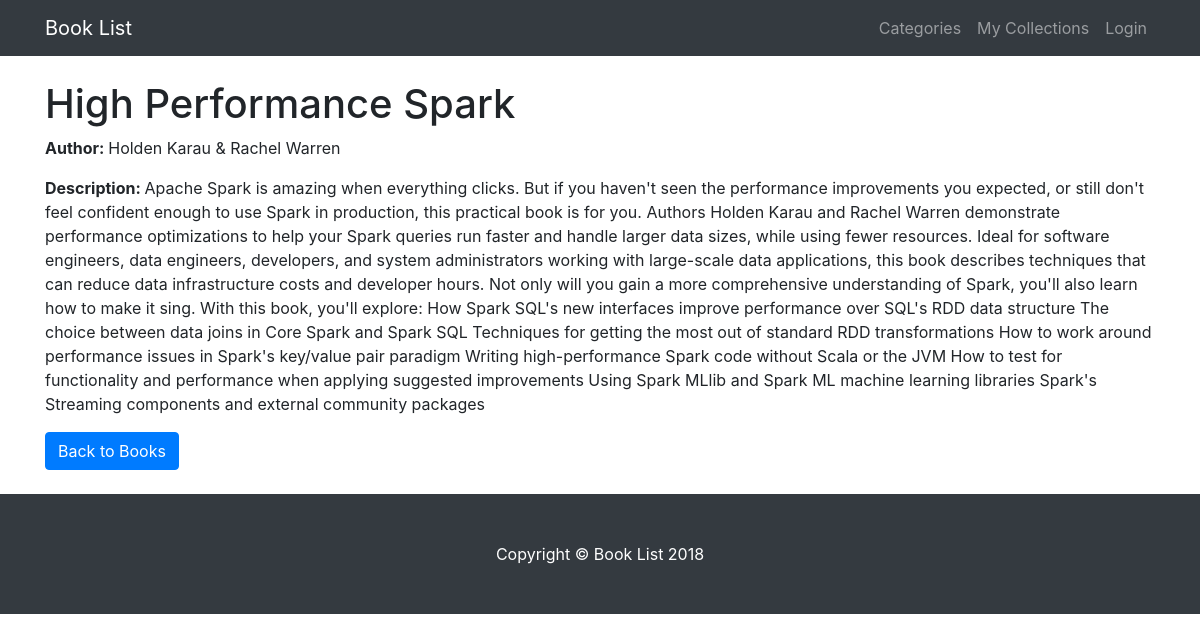
Screenshot of /category/1/book/2 with the database file from the repository.
### database_setup.py (models this page shows, shortened)
class Book(Base):
    __tablename__ = 'book'
    id = Column(Integer, primary_key=True)
    name = Column(String(250), nullable=False)
    author = Column(String(250))
    desc = Column(String(1000))
    user_id = Column(String(250), ForeignKey('user.id'))
    user = relationship(User)
    category_id = Column(Integer, ForeignKey('category.id'))
    category = relationship(Category)

### project.py (the view)
@app.route('/category/<int:category_id>/book/<int:book_id>')
def bookDetail(category_id, book_id):
    book = session.query(Book).filter_by(id=book_id).one()
    return render_template(
        "bookDetail.html",
        book=book,
        category_id=category_id,
        session=login_session
    )

### templates/bookDetail.html
{% extends "main.html" %}
{% block content %}
    {% include "header.html" %}
    <br>
    <div class="container">
            <h1>{{book.name}}</h1>
            <p><b>Author: </b>{{book.author}}</p>
            <p><b>Description: </b>{{book.desc}}</p>
            <a href="{{url_for('categoryBooks', category_id=category_id)}}" class="btn btn-primary">Back to Books</a>
    </div>
    <br>
{% endblock %}

### static/4-col-portfolio.css (style rules this page uses)
body { padding-top: 54px; }
@media (min-width: 992px) { body { padding-top: 56px; } }

### rows the page displays
Book: name "High Performance Spark", author "Holden Karau & Rachel Warren", desc "Apache Spark is amazing when everything clicks. But if you haven't seen the performance improvements you expected, or still don't feel confident enough to use Spark in production, this practical book is for you. Authors Holden Karau and Rachel Warren demonstrate performance optimizations to help your Spark queries run faster and handle larger data sizes, while using fewer resources. Ideal for software engineers, data engineers, developers, and system administrators working with large-scale data applications, this book describes techniques that can reduce data infrastructure costs and developer hours. Not only will you gain a more comprehensive understanding of Spark, you'll also learn how…"
